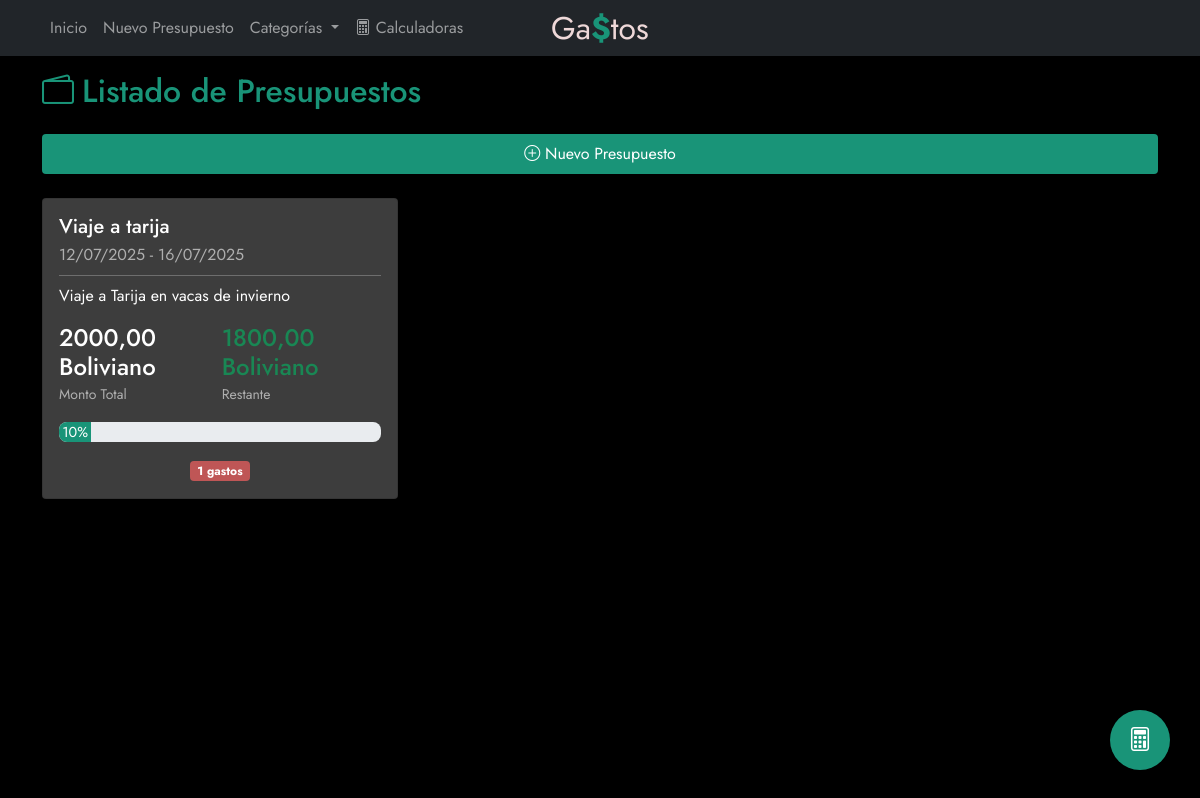
Page /presupuestos/ on the earlier database version.
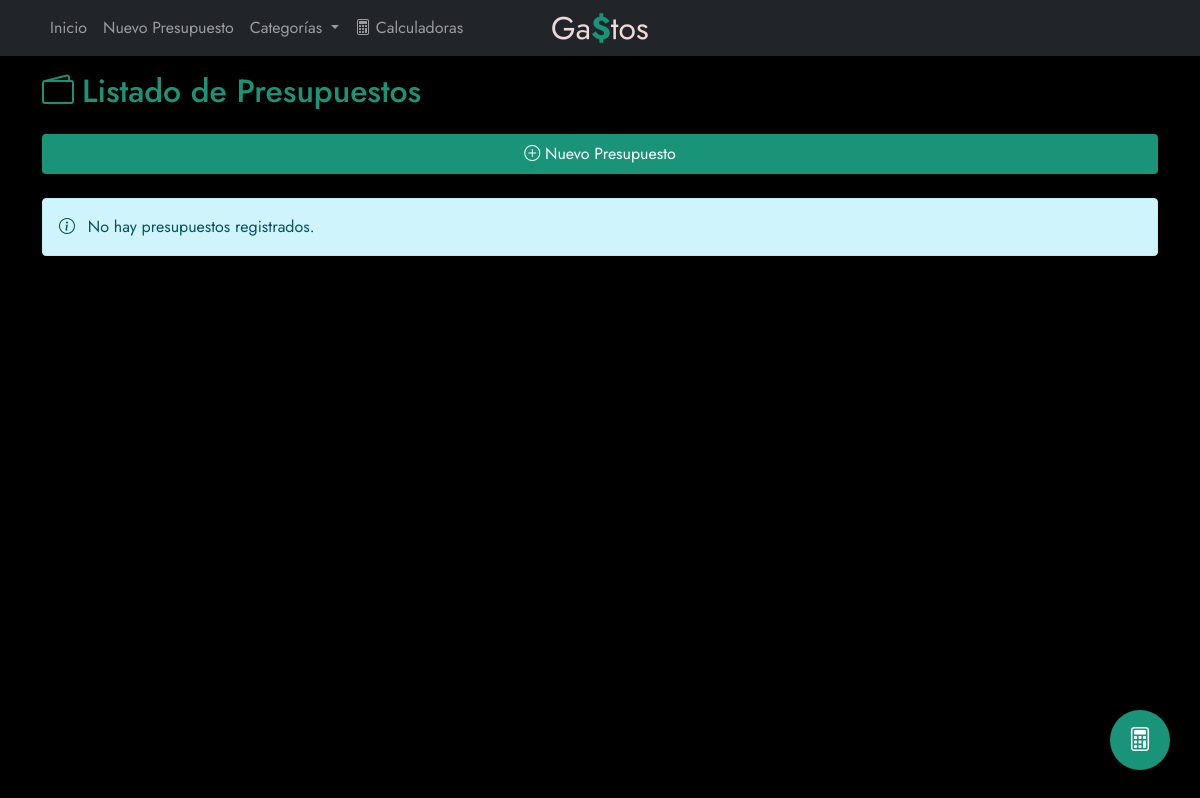
Same page on the later database version.
### presupuestos/models.py (models this page shows, shortened)
class Presupuesto(models.Model):
    MONEDAS = [
        ('USD', 'Dólar Estadounidense'),
        ('ARS', 'Peso Argentino'),
        ('BOB', 'Boliviano'),
        ('EUR', 'Euro'),
    ]
    nombre = models.CharField(max_length=100)
    descripcion = models.TextField(blank=True, null=True)
    fecha_inicio = models.DateField()
    fecha_fin = models.DateField()
    monto_total = models.DecimalField(max_digits=10, decimal_places=2)
    monto_restante = models.DecimalField(max_digits=10, decimal_places=2, default=0)
    moneda = models.CharField(max_length=3, choices=MONEDAS, default='ARS')
    fecha_creacion = models.DateTimeField(default=timezone.now)
    def porcentaje_gastado(self):
        total_gastos = self.gastos.aggregate(total=models.Sum('monto'))['total'] or 0
        if self.monto_total == 0:
            return 0
        porcentaje = (total_gastos / self.monto_total) * 100
        return min(max(porcentaje, 0), 100)

### presupuestos/views.py (the view)
# urls.py: path('presupuestos/', views.presupuestos_list, name='index'),
def presupuestos_list(request):
    presupuestos = Presupuesto.objects.all().order_by('-fecha_creacion')
    return render(request, 'presupuestos/index.html', {'presupuestos': presupuestos})

### presupuestos/templates/presupuestos/index.html (shortened to what this page needs)
{% extends 'presupuestos/base.html' %}
{% block content %}
    <h2 class="text-primary mb-4"><i class="bi bi-wallet2 me-2"></i>Listado de Presupuestos</h2>
    <div class="d-flex justify-content-between align-items-center mb-4 w-100">
        <a href="{% url 'presupuestos:crear_presupuesto' %}" class="btn btn-primary w-100 py-2">
            <i class="bi bi-plus-circle"></i> Nuevo Presupuesto
        </a>
    </div>
    {% if presupuestos %}
        <div class="row row-cols-1 row-cols-md-2 row-cols-lg-3 g-4">
            {% for presupuesto in presupuestos %}
                <div class="col">
                    <a href="{% url 'presupuestos:ver_presupuesto' presupuesto.id %}" class="text-decoration-none text-reset d-block h-100">
                        <div class="card h-100">
                            <div class="card-body">
                                <div class="mb-3">
                                    <h5 class="card-title">{{ presupuesto.nombre }}</h5>
                                    <p class="card-subtitle mb-2 text-muted">
                                        {{ presupuesto.fecha_inicio|date:"d/m/Y" }} - {{ presupuesto.fecha_fin|date:"d/m/Y" }}
                                    </p>
                                    <hr class="my-2 separador">
                                    {% if presupuesto.descripcion %}
                                        <p class="card-text">{{ presupuesto.descripcion }}</p>
                                    {% endif %}
                                </div>
                                <div class="d-flex justify-content-between align-items-center mb-3">
                                    <div>
                                        <h4 class="mb-0">{{ presupuesto.monto_total|floatformat:"2" }} {{ presupuesto.get_moneda_display }}</h4>
                                        <small class="text-muted">Monto Total</small>
                                    </div>
                                    <div>
                                        <h4 class="mb-0 {% if presupuesto.porcentaje_gastado < 50 %}text-success{% elif presupuesto.porcentaje_gastado < 75 %}text-warning{% else %}text-danger{% endif %}">
                                            {{ presupuesto.monto_restante|floatformat:"2" }} {{ presupuesto.get_moneda_display }}
                                        </h4>
                                        <small class="text-muted">Restante</small>
                                    </div>
                                </div>
                                <div class="progress" style="height: 20px;">
                                    <div class="progress-bar {% if presupuesto.porcentaje_gastado < 50 %}progress-bar-success{% elif presupuesto.porcentaje_gastado < 75 %}progress-bar-warning{% else %}progress-bar-danger{% endif %}"
                                         role="progressbar"
                                         style="width: {{ presupuesto.porcentaje_gastado|floatformat:"0" }}%;"
                                         aria-valuenow="{{ presupuesto.porcentaje_gastado|floatformat:"0" }}"
                                         aria-valuemin="0"
                                         aria-valuemax="100">
                                        <span class="progress-text">{{ presupuesto.porcentaje_gastado|floatformat:"0" }}%</span>
                                    </div>
                                </div>
                                <div class="text-center mt-3">
                                    <span class="badge bg-info">
                                        {{ presupuesto.gastos.count }} gastos
                                    </span>
                                </div>
                            </div>
                        </div>
                    </a>
                </div>
            {% endfor %}
        </div>
    {% else %}
        <div class="alert alert-info">
            <i class="bi bi-info-circle me-2"></i>
            No hay presupuestos registrados.
        </div>
    {% endif %}
{% endblock %}

Differences in the rows shown:
removed Presupuesto: nombre "Viaje a tarija", fecha_inicio "12/07/2025", fecha_fin "16/07/2025", descripcion "Viaje a Tarija en vacas de invierno", monto_total "2000,00", moneda "Boliviano", monto_restante "1800,00", porcentaje_gastado "10", gastos.count "1"
Other differences:
text now shown: "No hay presupuestos registrados."
